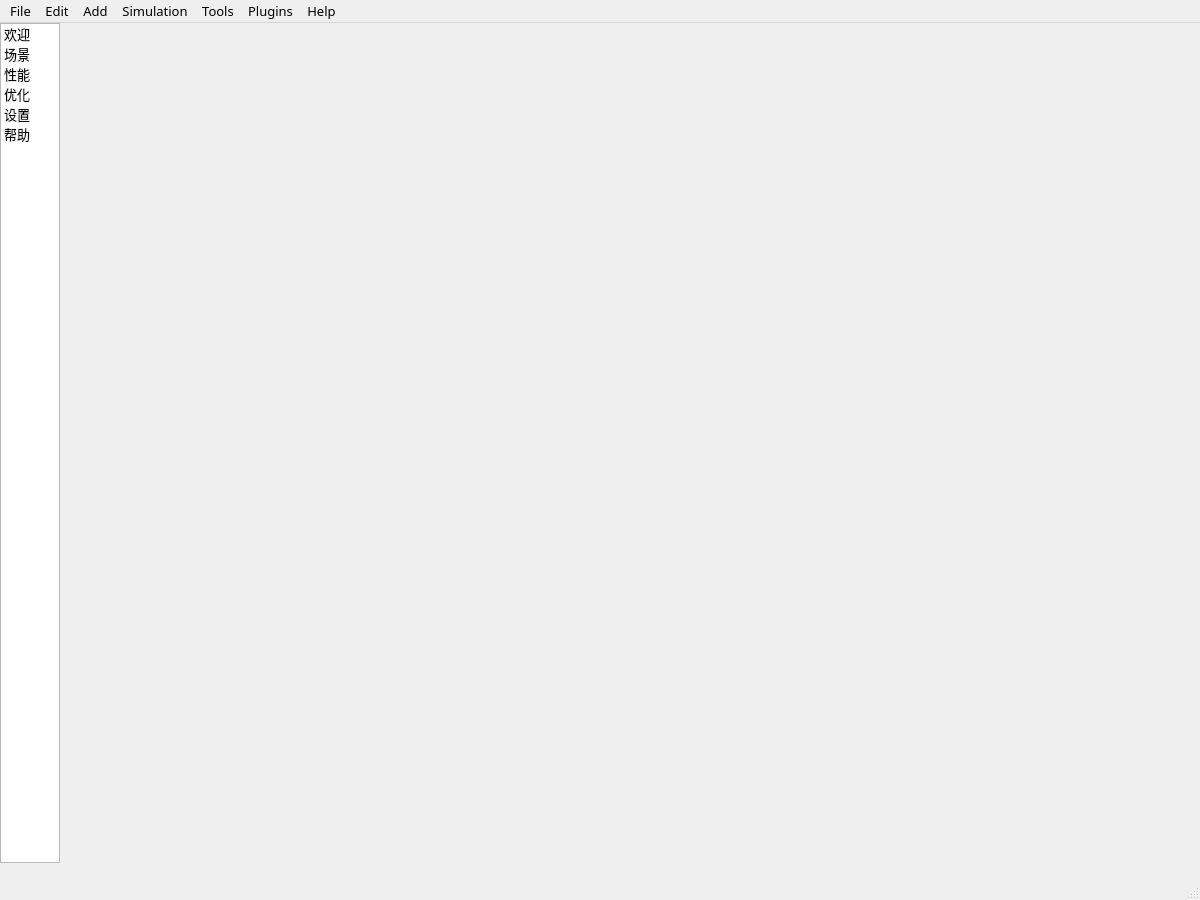
<?xml version="1.0" encoding="UTF-8"?>
<ui version="4.0">
 <class>MainWindow</class>
 <widget class="QMainWindow" name="MainWindow">
  <property name="geometry">
   <rect>
    <x>0</x>
    <y>0</y>
    <width>1200</width>
    <height>900</height>
   </rect>
  </property>
  <property name="minimumSize">
   <size>
    <width>600</width>
    <height>300</height>
   </size>
  </property>
  <property name="font">
   <font>
    <family>微软雅黑</family>
    <pointsize>10</pointsize>
   </font>
  </property>
  <property name="windowTitle">
   <string>MainWindow</string>
  </property>
  <widget class="QWidget" name="centralwidget">
   <widget class="QListWidget" name="navWidget">
    <property name="geometry">
     <rect>
      <x>0</x>
      <y>0</y>
      <width>60</width>
      <height>840</height>
     </rect>
    </property>
    <property name="sizePolicy">
     <sizepolicy hsizetype="Fixed" vsizetype="Expanding">
      <horstretch>0</horstretch>
      <verstretch>0</verstretch>
     </sizepolicy>
    </property>
    <property name="minimumSize">
     <size>
      <width>60</width>
      <height>240</height>
     </size>
    </property>
    <property name="maximumSize">
     <size>
      <width>60</width>
      <height>16777215</height>
     </size>
    </property>
    <property name="autoFillBackground">
     <bool>false</bool>
    </property>
    <property name="flow">
     <enum>QListView::TopToBottom</enum>
    </property>
    <property name="isWrapping" stdset="0">
     <bool>false</bool>
    </property>
    <property name="resizeMode">
     <enum>QListView::Fixed</enum>
    </property>
    <property name="layoutMode">
     <enum>QListView::SinglePass</enum>
    </property>
    <property name="spacing">
     <number>7</number>
    </property>
    <property name="viewMode">
     <enum>QListView::IconMode</enum>
    </property>
    <property name="uniformItemSizes">
     <bool>false</bool>
    </property>
    <property name="wordWrap">
     <bool>false</bool>
    </property>
    <item>
     <property name="text">
      <string>欢迎</string>
     </property>
     <property name="textAlignment">
      <set>AlignLeading|AlignVCenter</set>
     </property>
     <property name="icon">
      <iconset resource="navigationbar.qrc">
       <normaloff>:/item/resources/icon/welcome.png</normaloff>:/item/resources/icon/welcome.png</iconset>
     </property>
    </item>
    <item>
     <property name="text">
      <string>场景</string>
     </property>
     <property name="icon">
      <iconset resource="navigationbar.qrc">
       <normaloff>:/item/resources/icon/edit.png</normaloff>:/item/resources/icon/edit.png</iconset>
     </property>
    </item>
    <item>
     <property name="text">
      <string>性能</string>
     </property>
     <property name="icon">
      <iconset resource="navigationbar.qrc">
       <normaloff>:/item/resources/icon/performance.png</normaloff>:/item/resources/icon/performance.png</iconset>
     </property>
    </item>
    <item>
     <property name="text">
      <string>优化</string>
     </property>
     <property name="icon">
      <iconset resource="navigationbar.qrc">
       <normaloff>:/item/resources/icon/optimize.png</normaloff>:/item/resources/icon/optimize.png</iconset>
     </property>
    </item>
    <item>
     <property name="text">
      <string>设置</string>
     </property>
     <property name="icon">
      <iconset resource="navigationbar.qrc">
       <normaloff>:/item/resources/icon/setting.png</normaloff>:/item/resources/icon/setting.png</iconset>
     </property>
    </item>
    <item>
     <property name="text">
      <string>帮助</string>
     </property>
     <property name="textAlignment">
      <set>AlignLeading|AlignVCenter</set>
     </property>
     <property name="icon">
      <iconset resource="navigationbar.qrc">
       <normaloff>:/item/resources/icon/navhelp.png</normaloff>:/item/resources/icon/navhelp.png</iconset>
     </property>
    </item>
   </widget>
   <widget class="QStackedWidget" name="stackedWidget">
    <property name="geometry">
     <rect>
      <x>60</x>
      <y>0</y>
      <width>1140</width>
      <height>840</height>
     </rect>
    </property>
    <property name="sizePolicy">
     <sizepolicy hsizetype="Preferred" vsizetype="Preferred">
      <horstretch>0</horstretch>
      <verstretch>0</verstretch>
     </sizepolicy>
    </property>
    <property name="minimumSize">
     <size>
      <width>340</width>
      <height>240</height>
     </size>
    </property>
    <property name="maximumSize">
     <size>
      <width>16777215</width>
      <height>16777215</height>
     </size>
    </property>
    <property name="autoFillBackground">
     <bool>true</bool>
    </property>
    <property name="currentIndex">
     <number>-1</number>
    </property>
   </widget>
  </widget>
  <widget class="QMenuBar" name="menubar">
   <property name="geometry">
    <rect>
     <x>0</x>
     <y>0</y>
     <width>1200</width>
     <height>29</height>
    </rect>
   </property>
   <widget class="QMenu" name="fileMeu">
    <property name="title">
     <string>File</string>
    </property>
    <addaction name="actionNew"/>
    <addaction name="actionOpen"/>
    <addaction name="actionSave"/>
    <addaction name="actionSave_as"/>
    <addaction name="separator"/>
    <addaction name="actionImport"/>
    <addaction name="actionExport"/>
    <addaction name="separator"/>
    <addaction name="actionQuit"/>
   </widget>
   <widget class="QMenu" name="editMenu">
    <property name="title">
     <string>Edit</string>
    </property>
    <addaction name="actionUndo"/>
    <addaction name="actionRedo"/>
   </widget>
   <widget class="QMenu" name="addMenu">
    <property name="title">
     <string>Add</string>
    </property>
   </widget>
   <widget class="QMenu" name="simulationMenu">
    <property name="title">
     <string>Simulation</string>
    </property>
    <addaction name="actionStart"/>
    <addaction name="actionSuspend"/>
    <addaction name="actionStop"/>
   </widget>
   <widget class="QMenu" name="toolsMenu">
    <property name="title">
     <string>Tools</string>
    </property>
   </widget>
   <widget class="QMenu" name="pluginsMenu">
    <property name="title">
     <string>Plugins</string>
    </property>
   </widget>
   <widget class="QMenu" name="helpMenu">
    <property name="title">
     <string>Help</string>
    </property>
    <addaction name="actionHelp_Topics"/>
    <addaction name="actionAbout_Us"/>
   </widget>
   <addaction name="fileMeu"/>
   <addaction name="editMenu"/>
   <addaction name="addMenu"/>
   <addaction name="simulationMenu"/>
   <addaction name="toolsMenu"/>
   <addaction name="pluginsMenu"/>
   <addaction name="helpMenu"/>
  </widget>
  <widget class="QStatusBar" name="statusbar"/>
  <action name="actionNew">
   <property name="icon">
    <iconset resource="menu.qrc">
     <normaloff>:/file/resources/icon/new.ico</normaloff>:/file/resources/icon/new.ico</iconset>
   </property>
   <property name="text">
    <string>New </string>
   </property>
   <property name="shortcut">
    <string>Ctrl+N</string>
   </property>
  </action>
  <action name="actionOpen">
   <property name="icon">
    <iconset resource="menu.qrc">
     <normaloff>:/file/resources/icon/open.ico</normaloff>:/file/resources/icon/open.ico</iconset>
   </property>
   <property name="text">
    <string>Open</string>
   </property>
   <property name="shortcut">
    <string>Ctrl+O</string>
   </property>
  </action>
  <action name="actionSave">
   <property name="icon">
    <iconset resource="menu.qrc">
     <normaloff>:/file/resources/icon/save as.ico</normaloff>:/file/resources/icon/save as.ico</iconset>
   </property>
   <property name="text">
    <string>Save</string>
   </property>
   <property name="shortcut">
    <string>Ctrl+S</string>
   </property>
  </action>
  <action name="actionSave_as">
   <property name="icon">
    <iconset resource="menu.qrc">
     <normaloff>:/file/resources/icon/save as.ico</normaloff>:/file/resources/icon/save as.ico</iconset>
   </property>
   <property name="text">
    <string>Save as</string>
   </property>
   <property name="shortcut">
    <string>Ctrl+Alt+S</string>
   </property>
  </action>
  <action name="actionImport">
   <property name="icon">
    <iconset resource="menu.qrc">
     <normaloff>:/file/resources/icon/import.ico</normaloff>:/file/resources/icon/import.ico</iconset>
   </property>
   <property name="text">
    <string>Import</string>
   </property>
  </action>
  <action name="actionExport">
   <property name="icon">
    <iconset resource="menu.qrc">
     <normaloff>:/file/resources/icon/export.ico</normaloff>:/file/resources/icon/export.ico</iconset>
   </property>
   <property name="text">
    <string>Export</string>
   </property>
  </action>
  <action name="actionQuit">
   <property name="icon">
    <iconset resource="menu.qrc">
     <normaloff>:/file/resources/icon/close.ico</normaloff>:/file/resources/icon/close.ico</iconset>
   </property>
   <property name="text">
    <string>Quit</string>
   </property>
  </action>
  <action name="actionUndo">
   <property name="icon">
    <iconset resource="menu.qrc">
     <normaloff>:/edit/resources/icon/undo.png</normaloff>:/edit/resources/icon/undo.png</iconset>
   </property>
   <property name="text">
    <string>Undo</string>
   </property>
  </action>
  <action name="actionRedo">
   <property name="icon">
    <iconset resource="menu.qrc">
     <normaloff>:/edit/resources/icon/redo.png</normaloff>:/edit/resources/icon/redo.png</iconset>
   </property>
   <property name="text">
    <string>Redo</string>
   </property>
  </action>
  <action name="actionStart">
   <property name="icon">
    <iconset resource="menu.qrc">
     <normaloff>:/simulation/resources/icon/start up.png</normaloff>:/simulation/resources/icon/start up.png</iconset>
   </property>
   <property name="text">
    <string>Start</string>
   </property>
  </action>
  <action name="actionSuspend">
   <property name="icon">
    <iconset resource="menu.qrc">
     <normaloff>:/simulation/resources/icon/suspended.png</normaloff>:/simulation/resources/icon/suspended.png</iconset>
   </property>
   <property name="text">
    <string>Suspend</string>
   </property>
  </action>
  <action name="actionStop">
   <property name="icon">
    <iconset resource="menu.qrc">
     <normaloff>:/simulation/resources/icon/stop.png</normaloff>:/simulation/resources/icon/stop.png</iconset>
   </property>
   <property name="text">
    <string>Stop</string>
   </property>
  </action>
  <action name="actionHelp_Topics">
   <property name="icon">
    <iconset resource="menu.qrc">
     <normaloff>:/help/resources/icon/help.png</normaloff>:/help/resources/icon/help.png</iconset>
   </property>
   <property name="text">
    <string>Help Topics</string>
   </property>
  </action>
  <action name="actionAbout_Us">
   <property name="icon">
    <iconset resource="menu.qrc">
     <normaloff>:/help/resources/icon/about.png</normaloff>:/help/resources/icon/about.png</iconset>
   </property>
   <property name="text">
    <string>About Us</string>
   </property>
  </action>
 </widget>
 <resources>
  <include location="navigationbar.qrc"/>
  <include location="menu.qrc"/>
 </resources>
 <connections/>
</ui>
